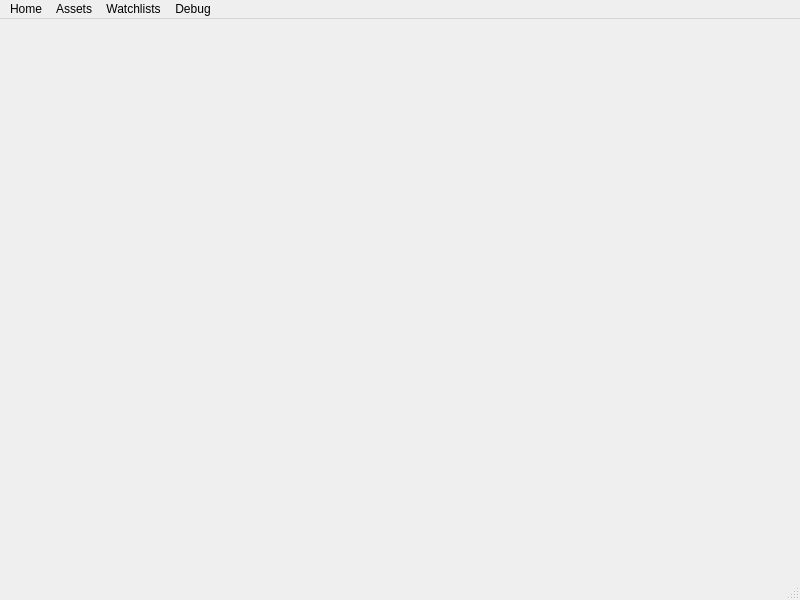
<?xml version="1.0" encoding="UTF-8"?>
<ui version="4.0">
 <class>MainWindow</class>
 <widget class="QMainWindow" name="MainWindow">
  <property name="geometry">
   <rect>
    <x>0</x>
    <y>0</y>
    <width>800</width>
    <height>600</height>
   </rect>
  </property>
  <property name="sizePolicy">
   <sizepolicy hsizetype="Fixed" vsizetype="Fixed">
    <horstretch>0</horstretch>
    <verstretch>0</verstretch>
   </sizepolicy>
  </property>
  <property name="windowTitle">
   <string>CellarstoneTradingApp</string>
  </property>
  <widget class="QWidget" name="centralwidget">
   <property name="sizePolicy">
    <sizepolicy hsizetype="Maximum" vsizetype="Maximum">
     <horstretch>0</horstretch>
     <verstretch>0</verstretch>
    </sizepolicy>
   </property>
   <property name="styleSheet">
    <string notr="true"/>
   </property>
   <layout class="QGridLayout" name="gridLayout">
    <item row="0" column="0">
     <widget class="QStackedWidget" name="pageBox">
      <property name="sizePolicy">
       <sizepolicy hsizetype="Preferred" vsizetype="Preferred">
        <horstretch>0</horstretch>
        <verstretch>0</verstretch>
       </sizepolicy>
      </property>
      <property name="currentIndex">
       <number>1</number>
      </property>
      <widget class="QWidget" name="page"/>
      <widget class="QWidget" name="page_2"/>
     </widget>
    </item>
   </layout>
  </widget>
  <widget class="QMenuBar" name="menubar">
   <property name="geometry">
    <rect>
     <x>0</x>
     <y>0</y>
     <width>800</width>
     <height>23</height>
    </rect>
   </property>
   <widget class="QMenu" name="menuAssets">
    <property name="title">
     <string>Assets</string>
    </property>
    <addaction name="actionStocksAsset"/>
    <addaction name="actionFuturesAsset"/>
   </widget>
   <widget class="QMenu" name="menuWatchlists">
    <property name="title">
     <string>Watchlists</string>
    </property>
    <addaction name="actionStocksWatchlist"/>
    <addaction name="actionFuturesWatchlist"/>
   </widget>
   <widget class="QMenu" name="menuHome">
    <property name="title">
     <string>Home</string>
    </property>
    <addaction name="actionHomePage"/>
   </widget>
   <widget class="QMenu" name="menuDebug">
    <property name="title">
     <string>Debug</string>
    </property>
    <addaction name="actionThreads"/>
    <addaction name="actionRealtimeData"/>
   </widget>
   <addaction name="menuHome"/>
   <addaction name="menuAssets"/>
   <addaction name="menuWatchlists"/>
   <addaction name="menuDebug"/>
  </widget>
  <widget class="QStatusBar" name="statusbar"/>
  <action name="actionStocksAsset">
   <property name="text">
    <string>Stocks</string>
   </property>
  </action>
  <action name="actionFuturesAsset">
   <property name="text">
    <string>Futures</string>
   </property>
  </action>
  <action name="actionStocksWatchlist">
   <property name="text">
    <string>Stocks</string>
   </property>
  </action>
  <action name="actionFuturesWatchlist">
   <property name="text">
    <string>Futures</string>
   </property>
  </action>
  <action name="actionHomePage">
   <property name="text">
    <string>HomePage</string>
   </property>
  </action>
  <action name="actionThreads">
   <property name="text">
    <string>Threads</string>
   </property>
  </action>
  <action name="actionRealtimeData">
   <property name="text">
    <string>Realtime data</string>
   </property>
  </action>
 </widget>
 <resources/>
 <connections/>
</ui>
